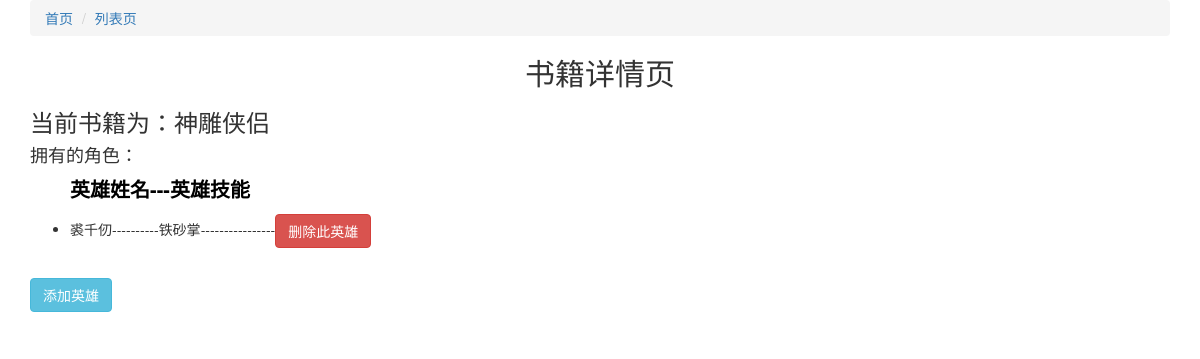
The page /detail/8/ on the database as committed earlier.
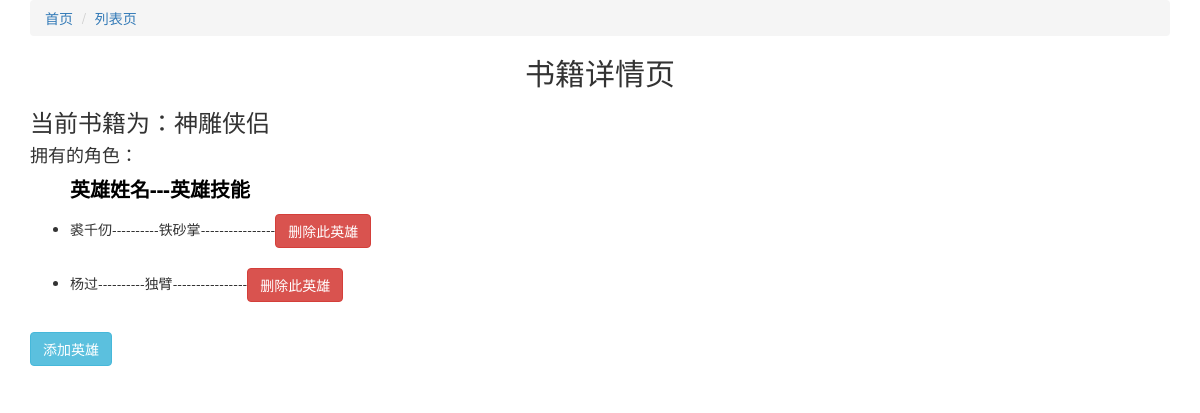
The same page on the database as committed later.
### booktest/models.py (models this page shows, shortened)
class BookInfo(models.Model):
    title = models.CharField(max_length=20)
    pub_date = models.DateTimeField(auto_now=True)

class HeroInfo(models.Model):
    name = models.CharField(max_length=20)
    gender = models.CharField(max_length=5,choices=(("man","男"),("woman","女")))
    type = models.CharField(max_length=5,choices=(("good","好人"),("bad","坏人")),default="good")
    content = models.CharField(max_length=100)
    book = models.ForeignKey(BookInfo,on_delete=models.CASCADE)
    myobjects = HeroInfoManage()

### booktest/views.py (the view)
# urls.py: url(r'^detail/(\d+)/$',views.detail,name="detail"),
def detail(request,id):
    book = BookInfo.objects.get(pk=id)
    return render(request,"booktest/detail.html",{"book":book})

### templates/booktest/detail.html (shortened to what this page needs)
<!DOCTYPE html>
<html lang="en">
<head>
    <link href="https://cdn.jsdelivr.net/npm/bootstrap@3.3.7/dist/css/bootstrap.min.css" rel="stylesheet">
</head>
<body>
    <div class="container">
        <ol class="breadcrumb">
            <li><a href="{% url 'booktest:index' %}">首页</a></li>
            <li><a href="{% url 'booktest:list' %}">列表页</a></li>
        </ol>
        <h2><p class="text-center">书籍详情页</p></h2>
        <h3>当前书籍为：{{ book.title }}</h3>
        {% if book.heroinfo_set.count %}
            <h4>拥有的角色：</h4>
            <ul>
                <p style="color: black;font-size: 20px"><b>{{ "英雄姓名" }}---{{ "英雄技能" }}</b></p>
                {% for hero in book.heroinfo_set.all %}
                <li>
                    {{hero.name}}----------{{hero.content}}----------------<a class="btn btn-danger" href="{% url 'booktest:deletehero' hero.id %}">删除此英雄</a><br><br>
                </li>
                {% endfor %}
            </ul>
        {% else %}
            <h4>没有角色</h4>
        {% endif %}
        <a class="btn btn-info" href="{% url 'booktest:addhero' book.id %}">添加英雄</a>
        <br><br>
    </div>
</body>
</html>

Rows that differ between the two databases and show on the page:
added HeroInfo: name "杨过", content "独臂"
